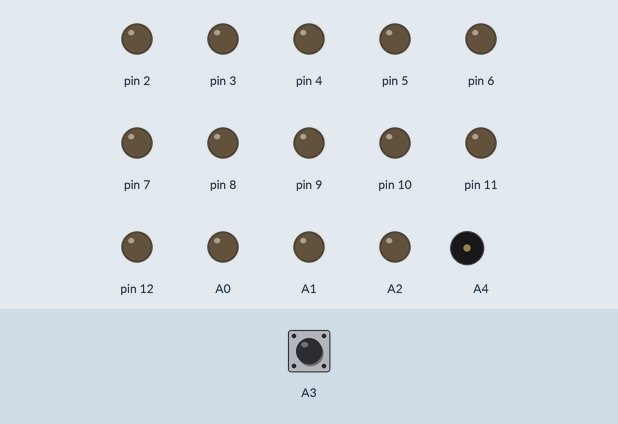
This program was run on a simulated Arduino Uno, built with avr-gcc and run on an emulated ATmega328P. Parts: output pins drawn as LEDs (lit = HIGH), buzzer (waves = sounding). Inputs (shaded band) come from the test bench; at power-on: A3 HIGH.

Above: at 1.2 s.
1.3 s: A3 pulled LOW for 3.2 s
At 1.7 s:
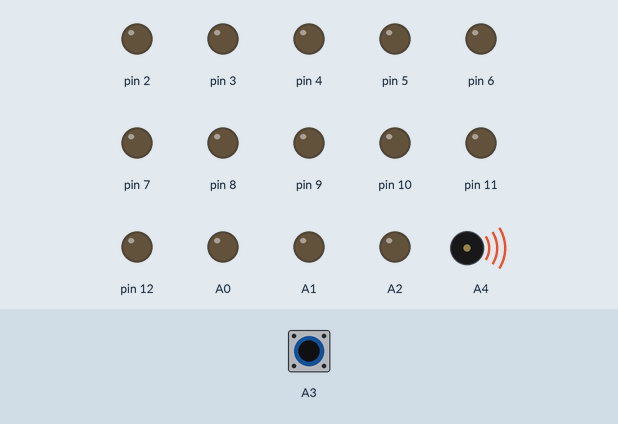
6.0 s: A3 pulled LOW for 1 s
10.0 s: A3 pulled LOW for 0.15 s
At 13.9 s:
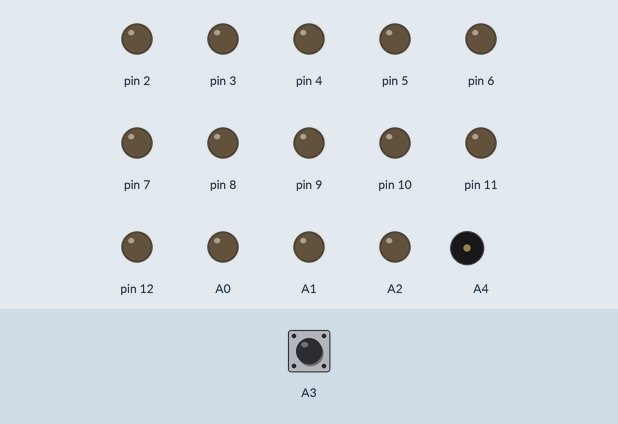
Timing chart, 0 to 15.4 s (numbered marks = the images above; inputs shaded):
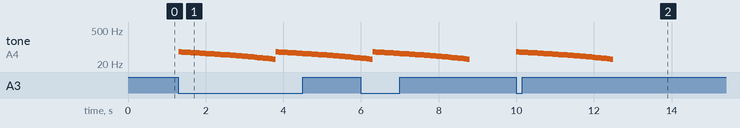

The program:

main.cpp
```cpp
#include <Arduino.h>

#include "pins.hpp"
#include "seconds.hpp"
#include "seven_segment.hpp"

const static unsigned SHAME_MILLIS = 2500;
const static unsigned SHAME_HZ_1 = 64;
const static unsigned SHAME_HZ_2 = 32;
const static unsigned SHAME_TEXT_TOGGLE_MILLIS = SHAME_MILLIS / 4;

const static unsigned long SECONDS_PER_COUNT = 60ul * 60ul * 24ul;

static unsigned long secondsAtZeroCount = 0;

static void turnSegmentOn(const unsigned pin)
{
	// Sink current through the MCU.
	pinMode(pin, OUTPUT);
	digitalWrite(pin, LOW);
}

static void turnSegmentOff(const unsigned pin)
{
	// Use INPUT mode as a high-z mode to block current through the segment.
	// I'm pretty sure this far exceeds the MCU's absolute maximum voltage rating
	// for the GPIO pins, but, uh, it seems to work and I don't want to redesign the circuit.
	pinMode(pin, INPUT);
}

static void setSegment(const unsigned pin, const bool on)
{
	if (on) turnSegmentOn(pin);
	else turnSegmentOff(pin);
}

// Return an interpolated value between f1 and f2 based on currentTime and maxTime.
static unsigned interpolateFrequency(
	const unsigned f1,
	const unsigned f2,
	const unsigned long currentTime,
	const unsigned long maxTime
)
{
	// Probably not overflow-safe, but this works for our purposes.
	return (f1*(maxTime-currentTime) + f2*currentTime) / maxTime;
}

static void setDigit(const SevenSegmentPinMap pins, const SevenSegment value)
{
	setSegment(pins.a_pin, value.a);
	setSegment(pins.b_pin, value.b);
	setSegment(pins.c_pin, value.c);
	setSegment(pins.d_pin, value.d);
	setSegment(pins.e_pin, value.e);
	setSegment(pins.f_pin, value.f);
	setSegment(pins.g_pin, value.g);
}

static void engageShameMode()
{
	const unsigned long begin = millis();
	for (unsigned long elapsed = 0; elapsed < SHAME_MILLIS; elapsed = millis() - begin)
	{
		const unsigned frequency = interpolateFrequency(
			SHAME_HZ_1,
			SHAME_HZ_2,
			elapsed,
			SHAME_MILLIS
		);
		tone(pins::SPEAKER, frequency);

		if (elapsed / SHAME_TEXT_TOGGLE_MILLIS % 2 == 0)
		{
			setDigit(pins::TENS_DIGIT, encodeLetter('o'));
			setDigit(pins::ONES_DIGIT, encodeLetter('h'));
		}
		else
		{
			setDigit(pins::TENS_DIGIT, encodeLetter('n'));
			setDigit(pins::ONES_DIGIT, encodeLetter('o'));
		}
	}

	noTone(pins::SPEAKER);
}

void setup() {
	pinMode(pins::BUTTON, INPUT_PULLUP);
}

void loop()
{
	const bool buttonIsPressed = !digitalRead(pins::BUTTON);
	const unsigned long currentSeconds = seconds();

	if (buttonIsPressed)
	{
		engageShameMode();
		secondsAtZeroCount = currentSeconds;
	}

	else if (!secondsAtZeroCount)
	{
		// The button hasn't been pressed yet. Show an animation to help debug display wireup.

		// Light up these segments in this order.
		bool SevenSegment::* const segments[] = {
			&SevenSegment::a,
			&SevenSegment::b,
			&SevenSegment::c,
			&SevenSegment::d,
			&SevenSegment::e,
			&SevenSegment::f,
			&SevenSegment::g,
		};

		// Figure out which segments should be lit up at this point in time.
		SevenSegment frame = {};
		const unsigned segmentCount = sizeof(segments)/sizeof(segments[0]);
		const unsigned lastSegmentIndexToLightUp = currentSeconds % segmentCount;
		for (unsigned segmentIndex = 0; segmentIndex < segmentCount; segmentIndex++)
		{
			bool shouldLightThisSegment = segmentIndex <= lastSegmentIndexToLightUp;
			bool& segment = frame.*segments[segmentIndex];
			segment = shouldLightThisSegment;
		}

		setDigit(pins::TENS_DIGIT, frame);
		setDigit(pins::ONES_DIGIT, frame);
	}

	else
	{
		const unsigned currentCount = (currentSeconds - secondsAtZeroCount) / SECONDS_PER_COUNT;

		const unsigned tensDigit = (currentCount % 100) / 10;
		const unsigned onesDigit = currentCount % 10;

		setDigit(pins::TENS_DIGIT, encodeDigit(tensDigit));
		setDigit(pins::ONES_DIGIT, encodeDigit(onesDigit));
	}
}
```

seconds.hpp
```cpp
#pragma once

unsigned long seconds();
```

seven_segment.hpp
```cpp
#pragma once

struct SevenSegmentPinMap
{
	unsigned a_pin;
	unsigned b_pin;
	unsigned c_pin;
	unsigned d_pin;
	unsigned e_pin;
	unsigned f_pin;
	unsigned g_pin;
};

struct SevenSegment {
	/*
	  -A-
	F|   |B
	  -G-
	E|   |C
	  -D-
	*/
	bool a;
	bool b;
	bool c;
	bool d;
	bool e;
	bool f;
	bool g;
};

SevenSegment encodeDigit(unsigned int digit);
SevenSegment encodeLetter(char letter);
```

seconds.cpp
```cpp
#include <Arduino.h>

#include "seconds.hpp"

const static unsigned long MICROS_PER_SECOND = 1000000;

// Return seconds since startup.
// Overflows after ~137 years, as opposed to ~50 days for millis() or ~70 minutes for micros().
// This needs to be called at least once per micros() rollover or it will lose track.
unsigned long seconds()
{
	static unsigned long seconds;
	static unsigned long microsAtLastSecondsTick;

	// Count micros, not millis, to make it more obvious if we have an overflow bug.
	const unsigned long currentMicros = micros();
	const unsigned long microsSinceLastSecondsTick = currentMicros - microsAtLastSecondsTick;
	const unsigned long secondsToTick = microsSinceLastSecondsTick / MICROS_PER_SECOND;

	seconds += secondsToTick;
	microsAtLastSecondsTick += secondsToTick*MICROS_PER_SECOND;

	return seconds;
}
```

seven_segment.cpp
```cpp
#include "seven_segment.hpp"

const static unsigned char A = 1 << 0;
const static unsigned char B = 1 << 1;
const static unsigned char C = 1 << 2;
const static unsigned char D = 1 << 3;
const static unsigned char E = 1 << 4;
const static unsigned char F = 1 << 5;
const static unsigned char G = 1 << 6;

SevenSegment encodeDigit(const unsigned int digit)
{
	unsigned char result;
	switch (digit)
	{
		case 0:
			result = A|B|C|D|E|F;
			break;
		case 1:
			result = B|C;
			break;
		case 2:
			result = A|B|D|E|G;
			break;
		case 3:
			result = A|B|C|D|G;
			break;
		case 4:
			result = B|C|F|G;
			break;
		case 5:
			result = A|C|D|F|G;
			break;
		case 6:
			result = A|C|D|E|F|G;
			break;
		case 7:
			result = A|B|C;
			break;
		case 8:
			result = A|B|C|D|E|F|G;
			break;
		case 9:
			result = A|B|C|D|F|G;
			break;
		default:
			result = 0;
	}

	return {
		result&A,
		result&B,
		result&C,
		result&D,
		result&E,
		result&F,
		result&G,
	};
}

SevenSegment encodeLetter(const char letter)
{
	unsigned char result;
	switch (letter)
	{
		case ' ':
			result = 0;
			break;
		case 'h':
			result = C|E|F|G;
			break;
		case 'n':
			result = C|E|G;
			break;
		case 'o':
			result = C|D|E|G;
			break;
		default:
			result = 0;
	}

	return {
		result&A,
		result&B,
		result&C,
		result&D,
		result&E,
		result&F,
		result&G,
	};
}
```

pins.hpp
```cpp
#pragma once

#include "seven_segment.hpp"

namespace pins
{
	// The pin for the button.
	// The button should be normally open,
	// and the other side should be connected to GND.
	const static unsigned BUTTON = A3;

	// The pin for the speaker.
	// The other side of the speaker should be connected to GND.
	// There should be a 220R resistor somewhere in that series,
	// to protect both the speaker and the MCU pin.
	const static unsigned SPEAKER = A4;

	// Pins for each segment of each 7-segment display.
	// Each segment should have a 100R resistor between it and the pin.
	// The common anode of the display should be connected to VIN,
	// which should have +9V from the barrel jack power supply.
	const static SevenSegmentPinMap TENS_DIGIT = {
		// Start at pin 2 to avoid RX and TX on 0 and 1, which apparently
		// interfere with programming.
		2,
		3,
		4,
		5,
		6,
		7,
		8,
	};

	const static SevenSegmentPinMap ONES_DIGIT = {
		9,
		10,
		11,
		12,
		// Skip digital pin 13 because it has the board's builtin LED.
		// If we also put our segment on that pin, it would be too dim.
		A0,
		A1,
		A2,
	};
}
```

Measured:
- after the input at 1.3 s, tone on A4: plays 63 Hz for 0.08 s, 62 Hz for 0.08 s, 61 Hz for 0.08 s, 60 Hz for 0.08 s, 59 Hz for 0.08 s, 58 Hz for 0.08 s … (61 notes in this stretch), starting at once
- after the input at 10.0 s, tone on A4: plays 63 Hz for 0.08 s, 62 Hz for 0.08 s, 61 Hz for 0.08 s, 60 Hz for 0.08 s, 59 Hz for 0.08 s, 58 Hz for 0.08 s … (32 notes in this stretch), starting at once
